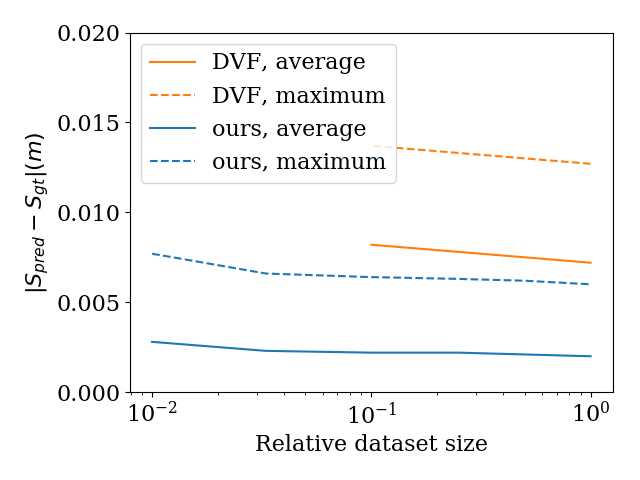

The Python source for this figure:
import matplotlib
import numpy as np
font = {'family' : 'serif',
        'weight' : 'normal',
        'size'   : 16}
matplotlib.rc('font', **font)
import matplotlib.pyplot as plt

DVF_data_size = [1.0, 0.1]
DVF_avg_dists = [0.0072, 0.0082]
DVF_max_dists = [0.0127, 0.0137]

neural_data_size = [0.01, 0.033, 0.1, 0.25, 0.5, 1.0]
neural_avg_dists = [0.0028, 0.0023, 0.0022, 0.0022, 0.0021, 0.0020]
neural_max_dists = [0.0077, 0.0066, 0.0064, 0.0063, 0.0062, 0.0060]

plt.semilogx(DVF_data_size, DVF_avg_dists, c='C1', label='DVF, average')
plt.semilogx(DVF_data_size, DVF_max_dists, c='C1', linestyle='--', label='DVF, maximum')
plt.semilogx(neural_data_size, neural_avg_dists, c='C0', label='ours, average')
plt.semilogx(neural_data_size, neural_max_dists, c='C0', linestyle='--', label='ours, maximum')
plt.ylim([0,0.02])
plt.yticks(np.linspace(0,0.02,5))
plt.xlabel('Relative dataset size')
plt.ylabel(r'$\|S_{pred} - S_{gt}\| (m)$')
plt.legend()
plt.tight_layout()
plt.show()
